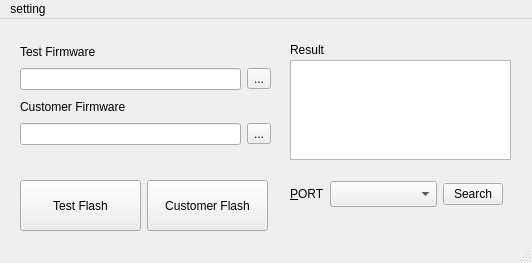
<?xml version="1.0" encoding="UTF-8"?>
<ui version="4.0">
 <class>MainWindow</class>
 <widget class="QMainWindow" name="MainWindow">
  <property name="geometry">
   <rect>
    <x>0</x>
    <y>0</y>
    <width>532</width>
    <height>263</height>
   </rect>
  </property>
  <property name="sizePolicy">
   <sizepolicy hsizetype="Fixed" vsizetype="Fixed">
    <horstretch>0</horstretch>
    <verstretch>0</verstretch>
   </sizepolicy>
  </property>
  <property name="minimumSize">
   <size>
    <width>532</width>
    <height>246</height>
   </size>
  </property>
  <property name="maximumSize">
   <size>
    <width>532</width>
    <height>520</height>
   </size>
  </property>
  <property name="windowTitle">
   <string>Esp32 Download Tools</string>
  </property>
  <widget class="QWidget" name="centralwidget">
   <widget class="QWidget" name="layoutWidget">
    <property name="geometry">
     <rect>
      <x>290</x>
      <y>20</y>
      <width>221</width>
      <height>121</height>
     </rect>
    </property>
    <layout class="QVBoxLayout" name="verticalLayout">
     <property name="spacing">
      <number>0</number>
     </property>
     <item>
      <widget class="QLabel" name="label_4">
       <property name="minimumSize">
        <size>
         <width>0</width>
         <height>20</height>
        </size>
       </property>
       <property name="maximumSize">
        <size>
         <width>60</width>
         <height>25</height>
        </size>
       </property>
       <property name="text">
        <string>Result</string>
       </property>
       <property name="buddy">
        <cstring>resultTextBrowser</cstring>
       </property>
      </widget>
     </item>
     <item>
      <widget class="QTextBrowser" name="resultTextBrowser">
       <property name="maximumSize">
        <size>
         <width>250</width>
         <height>100</height>
        </size>
       </property>
      </widget>
     </item>
    </layout>
   </widget>
   <widget class="QWidget" name="layoutWidget">
    <property name="geometry">
     <rect>
      <x>20</x>
      <y>22</y>
      <width>251</width>
      <height>104</height>
     </rect>
    </property>
    <layout class="QVBoxLayout" name="verticalLayout_2">
     <item>
      <widget class="QLabel" name="label_2">
       <property name="text">
        <string>Test Firmware</string>
       </property>
      </widget>
     </item>
     <item>
      <layout class="QHBoxLayout" name="horizontalLayout">
       <item>
        <widget class="QLineEdit" name="pieFwEdit"/>
       </item>
       <item>
        <widget class="QToolButton" name="pieFwOptBtn">
         <property name="text">
          <string>...</string>
         </property>
        </widget>
       </item>
      </layout>
     </item>
     <item>
      <widget class="QLabel" name="label">
       <property name="text">
        <string>Customer Firmware</string>
       </property>
      </widget>
     </item>
     <item>
      <layout class="QHBoxLayout" name="horizontalLayout_4">
       <item>
        <widget class="QLineEdit" name="custFwEdit"/>
       </item>
       <item>
        <widget class="QToolButton" name="custFwOptBtn">
         <property name="text">
          <string>...</string>
         </property>
        </widget>
       </item>
      </layout>
     </item>
    </layout>
   </widget>
   <widget class="QWidget" name="layoutWidget">
    <property name="geometry">
     <rect>
      <x>290</x>
      <y>160</y>
      <width>213</width>
      <height>30</height>
     </rect>
    </property>
    <layout class="QHBoxLayout" name="horizontalLayout_5">
     <item>
      <layout class="QHBoxLayout" name="horizontalLayout_3">
       <property name="spacing">
        <number>0</number>
       </property>
       <item>
        <widget class="QLabel" name="label_3">
         <property name="maximumSize">
          <size>
           <width>40</width>
           <height>16777215</height>
          </size>
         </property>
         <property name="text">
          <string>&amp;PORT</string>
         </property>
         <property name="buddy">
          <cstring>portComBox</cstring>
         </property>
        </widget>
       </item>
       <item>
        <widget class="QComboBox" name="portComBox">
         <property name="minimumSize">
          <size>
           <width>50</width>
           <height>26</height>
          </size>
         </property>
         <property name="maximumSize">
          <size>
           <width>300</width>
           <height>26</height>
          </size>
         </property>
        </widget>
       </item>
      </layout>
     </item>
     <item>
      <widget class="QPushButton" name="searchPortBtn">
       <property name="maximumSize">
        <size>
         <width>60</width>
         <height>16777215</height>
        </size>
       </property>
       <property name="text">
        <string>Search</string>
       </property>
      </widget>
     </item>
    </layout>
   </widget>
   <widget class="QWidget" name="">
    <property name="geometry">
     <rect>
      <x>20</x>
      <y>160</y>
      <width>250</width>
      <height>53</height>
     </rect>
    </property>
    <layout class="QHBoxLayout" name="horizontalLayout_2">
     <item>
      <widget class="QPushButton" name="pieFlashBtn">
       <property name="minimumSize">
        <size>
         <width>121</width>
         <height>51</height>
        </size>
       </property>
       <property name="maximumSize">
        <size>
         <width>121</width>
         <height>51</height>
        </size>
       </property>
       <property name="text">
        <string>Test Flash</string>
       </property>
      </widget>
     </item>
     <item>
      <widget class="QPushButton" name="custFlashBtn">
       <property name="minimumSize">
        <size>
         <width>121</width>
         <height>51</height>
        </size>
       </property>
       <property name="maximumSize">
        <size>
         <width>121</width>
         <height>51</height>
        </size>
       </property>
       <property name="text">
        <string>Customer Flash</string>
       </property>
      </widget>
     </item>
    </layout>
   </widget>
   <zorder>layoutWidget</zorder>
   <zorder>layoutWidget</zorder>
   <zorder>layoutWidget</zorder>
   <zorder>layoutWidget</zorder>
   <zorder>custFlashBtn</zorder>
  </widget>
  <widget class="QMenuBar" name="menubar">
   <property name="geometry">
    <rect>
     <x>0</x>
     <y>0</y>
     <width>532</width>
     <height>23</height>
    </rect>
   </property>
   <widget class="QMenu" name="menuSetting">
    <property name="title">
     <string>setting</string>
    </property>
    <addaction name="actVeriFw"/>
    <addaction name="actFlashFw"/>
   </widget>
   <addaction name="menuSetting"/>
  </widget>
  <widget class="QStatusBar" name="statusBar"/>
  <action name="setPieFwDir">
   <property name="text">
    <string>Pie</string>
   </property>
   <property name="shortcut">
    <string>Ctrl+S, Ctrl+P</string>
   </property>
  </action>
  <action name="setCoutFwDir">
   <property name="text">
    <string>Customer</string>
   </property>
  </action>
  <action name="actVeriFw">
   <property name="text">
    <string>Verify Firmware</string>
   </property>
  </action>
  <action name="actFlashFw">
   <property name="text">
    <string>Flash Firmware</string>
   </property>
  </action>
 </widget>
 <tabstops>
  <tabstop>resultTextBrowser</tabstop>
 </tabstops>
 <resources/>
 <connections/>
</ui>
